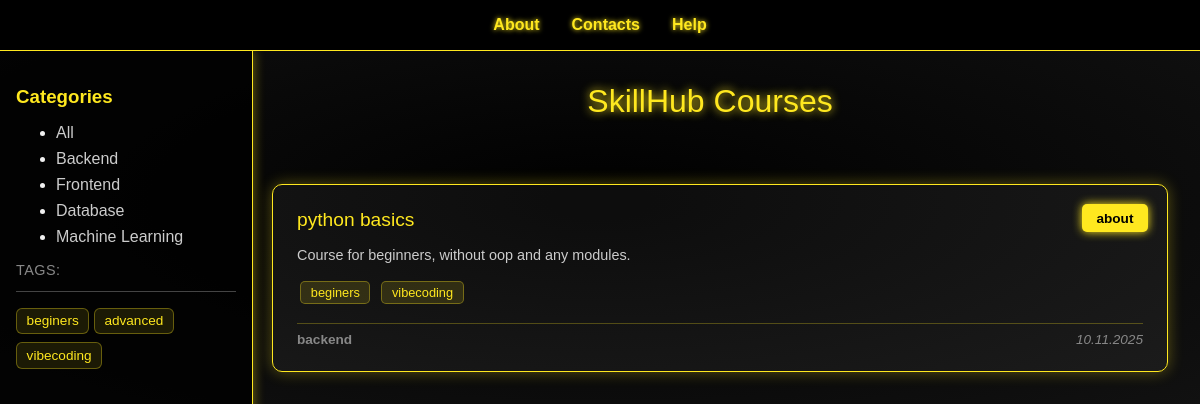
The app's page /tag/beginers/ with its own data.
### courses/models.py (models this page shows, shortened)
class Category(models.Model):
    name = models.CharField(max_length=100, db_index=True)
    slug = models.SlugField(max_length=100, unique=True, db_index=True)
    objects = models.Manager()
    published = PublishedManager()
    class Meta:
        verbose_name_plural = 'Categories'
    def get_absolute_url(self):
        return reverse('category', kwargs={'category_slug': self.slug})

class TagCourse(models.Model):
    tag = models.CharField(max_length=100, db_index=True)
    slug = models.SlugField(max_length=100, unique=True, db_index=True)
    def get_absolute_url(self):
        return reverse('tag', kwargs={'tag_slug': self.slug})

class Course(models.Model):
    class Status(models.IntegerChoices):
        DRAFT = 0, 'Draft'
        PUBLISHED = 1, 'Published'
    title = models.CharField(max_length=100)
    slug = models.SlugField(max_length=100, unique=True, db_index=True)
    description = models.TextField()
    price = models.DecimalField(max_digits=10, decimal_places=2)
    created = models.DateTimeField(auto_now_add=True)
    updated = models.DateTimeField(auto_now=True)
    category = models.ForeignKey(Category, on_delete=models.PROTECT, related_name='courses')
    is_published = models.BooleanField(choices=Status.choices, default=Status.DRAFT)
    tags = models.ManyToManyField('TagCourse', blank=True, related_name='courses')
    objects = models.Manager()
    published = PublishedManager()
    class Meta:
        ordering = ['-updated']
        indexes = [
            models.Index(fields=['-updated']),
        ]
    def get_absolute_url(self):
        return reverse('course', kwargs={'course_slug': self.slug})

### courses/views.py (the view)
# urls.py: path('tag/<slug:tag_slug>/', views.show_by_tag, name='tag'),
def show_by_tag(request, tag_slug):
    tag = get_object_or_404(TagCourse, slug=tag_slug)
    courses = tag.courses.filter(is_published=Course.Status.PUBLISHED)
    context =  {
        'title': f'SkillHub Courses with "{tag.tag}" tag',
        'courses': courses,
        'selected_cat': None,
    }
    return render(request, 'courses/index.html', context)

### courses/models.py (called while the page is built)
    def get_queryset(self):
        return super().get_queryset().filter(is_published=Course.Status.PUBLISHED)

### courses/templatetags/courses_tags.py (called while the page is built)
@register.simple_tag()
def count_courses_by_category(category):
    if not category:
        return len(Course.published.all())
    return len(Course.published.filter(category=Category.objects.get(slug=category)))

@register.inclusion_tag('courses/navbar.html')
def show_navbar(selected_cat=0):
    cats = Category.objects.all()
    return {'cats': cats, 'selected_cat': selected_cat}

@register.inclusion_tag('courses/tagsbar.html')
def show_tagsbar():
    tags = TagCourse.objects.all()
    return {'tags': tags}

### courses/templates/courses/index.html (shortened to what this page needs)
{% extends 'base.html' %}
{% load courses_tags %}
{% block content %}
<nav class="top-nav">
    <a href="#">About</a>
    <a href="#">Contacts</a>
    <a href="#">Help</a>
</nav>
<aside class="side-nav">
    {% show_navbar selected_cat %}
    {% show_tagsbar %}
</aside>
<header>SkillHub Courses</header>
    <section class="course-grid">
    {% count_courses_by_category selected_cat as courses_count %}
    {% if courses_count == 0 %}
        <div class="course-card">
            <div class="course-title">There are not available courses</div>
        </div>
    {% else %}
    {% for course in courses %}
        <div class="course-card">
            <div class="course-title">{{ course.title }}</div>
            <div class="course-description">{{ course.description|linebreaks|truncatewords:15 }}</div>
            <a href="{{ course.get_absolute_url }}" class="btn">about</a>
            <div class="tags">
                {% for tag in course.tags.all %}
                    <a href="{{ tag.get_absolute_url }}" class="tag">{{ tag.tag }}</a>
                {% endfor %}
            </div>
            <div class="course-footer">
                <p class="topic">{{ course.category.name }}</p>
                <p class="date">{{ course.updated|date:"d.m.Y" }}</p>
            </div>
        </div>
    {% endfor %}
    {% endif %}
    </section>
{% endblock %}

### courses/templates/courses/navbar.html (shortened to what this page needs)
        <h3>Categories</h3>
    <ul>
        <li class="{% if selected_cat == 0 %}selected{% endif %}"><a href="{% url 'index' %}">All</a></li>
        {% for cat in cats %}
        <li class="{% if cat.slug == selected_cat %}selected{% endif %}">
        <a href="{{ cat.get_absolute_url }}">{{ cat.name|title }}</a></li>
        {% endfor %}
    </ul>

### courses/templates/courses/tagsbar.html
{% if tags %}
<p class="tagsbar-title">Tags:</p>
<ul class="tagsbar">
    {% for i in tags %}
    <li><a href="{{ i.get_absolute_url }}">{{ i.tag }}</a></li>
    {% endfor %}
</ul>
{% endif %}

### courses/static/courses/css/style.css (style rules this page uses)
body { margin: 0; font-family: 'Orbitron', sans-serif; background: radial-gradient(ellipse at center, #000 0%, #111 100%); color: #f0f0f0; overflow-x: hidden; }
.top-nav { display: flex; justify-content: center; background-color: #000; border-bottom: 1px solid #ffe81f; padding: 1rem; position: sticky; top: 0; z-index: 1000; }
.top-nav a { margin: 0 1rem; color: #ffe81f; text-decoration: none; font-weight: bold; text-shadow: 0 0 5px #ffe81f; }
.side-nav { position: fixed; left: 0; width: 220px; background-color: rgba(0, 0, 0, 0.8); border-right: 1px solid #ffe81f; padding: 1rem; height: calc(100% - 4rem); box-shadow: 2px 0 10px #ffe81f55; }
.side-nav h3 { color: #ffe81f; margin-bottom: 1rem; }
.side-nav a { display: block; margin-bottom: 0.5rem; color: #ccc; text-decoration: none; }
header { text-align: center; padding: 2rem; font-size: 2rem; color: #ffe81f; text-shadow: 0 0 10px #ffe81f; margin-left: 220px; }
.course-grid { display: grid; grid-template-columns: repeat(auto-fit, minmax(280px, 1fr)); gap: 2rem; padding: 2rem; margin-left: 240px; }
.course-card { background: rgba(255, 255, 255, 0.05); border: 1px solid #ffe81f; border-radius: 10px; padding: 1.5rem; box-shadow: 0 0 15px #ffe81f55; transition: transform 0.3s; }
.course-title { font-size: 1.2rem; color: #ffe81f; margin-bottom: 1rem; }
.course-description { font-size: 0.9rem; color: #ccc; }
.btn { display: inline-block; margin-top: 1rem; padding: 0.5rem 1rem; background: #ffe81f; color: #000; text-decoration: none; border-radius: 5px; font-weight: bold; box-shadow: 0 0 10px #ffe81f; }
.course-footer { display: flex; justify-content: space-between; align-items: center; margin-top: 1rem; border-top: 1px solid #ffe81f44; padding-top: 0.5rem; font-size: 0.85rem; color: #bbb; }
.course-footer p { margin: 0; }
.course-footer .topic { color: #888; font-weight: 600; }
.course-footer .date { color: #888; font-style: italic; }
.course-card { position: relative; }
.course-card .btn { position: absolute; top: 1.2rem; right: 1.2rem; margin: 0; padding: 0.4rem 0.9rem; font-size: 0.85rem; box-shadow: 0 0 10px #ffe81f; transition: all 0.2s ease-in-out; }
.tag { display: inline-block; background: #ffe81f22; border: 1px solid #ffe81f55; color: #ffe81f; padding: 0.2rem 0.6rem; margin: 0.2rem; border-radius: 5px; font-size: 0.8rem; text-decoration: none; transition: 0.2s; }
.tagsbar { margin-top: 2rem; padding-top: 1rem; border-top: 1px solid #ffe81f55; list-style: none; padding-left: 0; }
.tagsbar-title { color: #ffe81f; font-weight: bold; margin-bottom: 0.8rem; text-transform: uppercase; font-size: 1rem; }
.tagsbar li { margin-bottom: 0.5rem; }
.tagsbar a { display: block; background: rgba(255, 232, 31, 0.1); border: 1px solid #ffe81f55; color: #ffe81f; padding: 0.4rem 0.6rem; border-radius: 6px; text-decoration: none; font-size: 0.9rem; transition: all 0.2s ease; }
.tagsbar { margin-top: 0rem; padding-top: 1rem; border-top: 1px solid #444; list-style: none; padding-left: 0; }
.tagsbar-title { color: #888; font-weight: 500; margin-bottom: 0.8rem; font-size: 0.9rem; letter-spacing: 0.5px; }
.tagsbar li { display: inline-block; margin: 0 0rem 0rem 0; }
.tagsbar a { display: inline-block; background: rgba(255, 232, 31, 0.1); border: 1px solid #ffe81f55; color: #ffe81f; padding: 0.3rem 0.6rem; border-radius: 6px; text-decoration: none; font-size: 0.85rem; transition: all 0.2s ease; }

### records on screen
Category: name "Backend"
Category: name "Frontend"
Category: name "Database"
Category: name "Machine Learning"
TagCourse: tag "beginers"
TagCourse: tag "advanced"
TagCourse: tag "vibecoding"
Course: title "python basics", description "Course for beginners, without oop and any modules.", category.name "backend", updated "10.11.2025"
